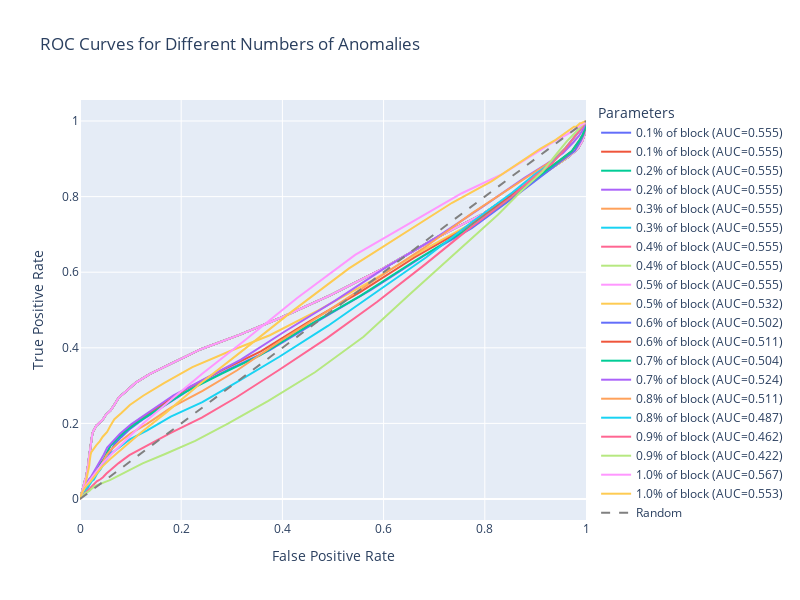

The code cell stored with this chart in its notebook:
### Code cell
import plotly.graph_objects as go
from sklearn.metrics import roc_curve, auc
import numpy as np

# Create arrays to store results
thresholds = 2 ** np.linspace(1, np.log2(100000), 100)
# Calculate percentage steps between 0.1% and 1%
percentages = np.linspace(0.001, 0.01, 20)  # 20 steps from 0.1% to 1%
fig = go.Figure()

# Convert labels to binary (1 for Anomaly, 0 for Normal)
y_true = (encoded_blocks_val_pdf['label'] == 'Anomaly').astype(int)

# Calculate ROC curve for each percentage
for percentage in percentages:
    y_pred_scores = []
    for _, row in encoded_blocks_val_pdf.iterrows():
        # Calculate required number of anomalies based on block length
        block_length = len(row['perplexities'])
        num_anom = max(1, int(block_length * percentage))
        
        # Calculate scores using the dynamic num_anom
        scores = [np.sum(row['perplexities'] > thresh) >= num_anom for thresh in thresholds]
        y_pred_scores.append(np.mean(scores))
    
    fpr, tpr, _ = roc_curve(y_true, y_pred_scores)
    auc_score = auc(fpr, tpr)
    
    # Add ROC curve to plot with percentage in name
    fig.add_trace(go.Scatter(
        x=fpr, 
        y=tpr,
        name=f'{percentage:.1%} of block (AUC={auc_score:.3f})',
        mode='lines'
    ))


# Add diagonal line
fig.add_trace(go.Scatter(
    x=[0, 1], 
    y=[0, 1],
    name='Random',
    line=dict(dash='dash', color='gray'),
    mode='lines'
))

# Update layout
fig.update_layout(
    title='ROC Curves for Different Numbers of Anomalies',
    xaxis_title='False Positive Rate',
    yaxis_title='True Positive Rate',
    legend_title='Parameters',
    width=800,
    height=600
)

fig.show()
